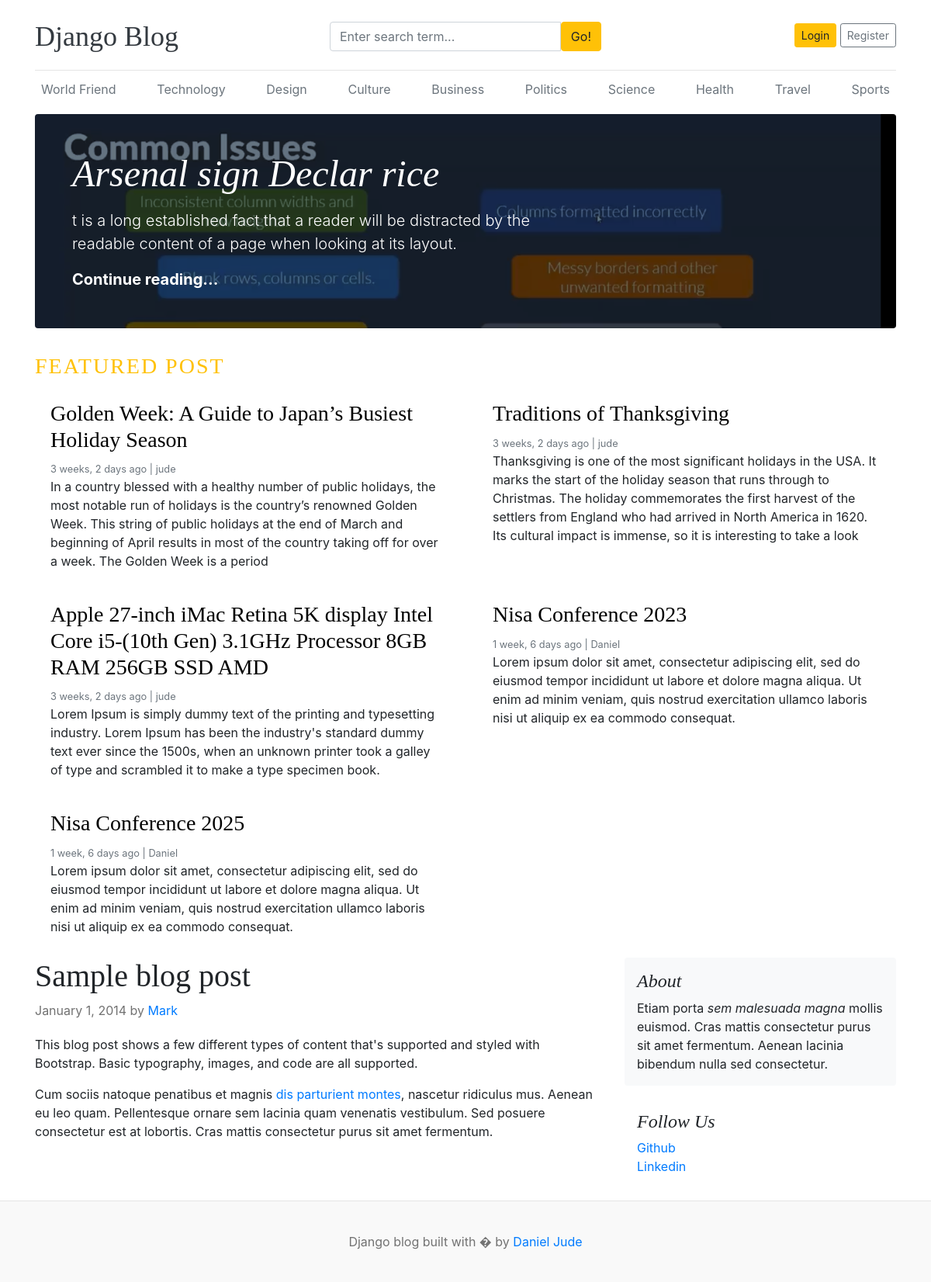
The page / on the database its author committed.
### blogs/models.py (models this page shows, shortened)
class Category(models.Model):
    category_name = models.CharField(max_length=100, unique=True)
    created_at = models.DateTimeField(auto_now_add=True)
    updated_at = models.DateTimeField(auto_now=True)
    class Meta:
        verbose_name_plural = "categories"

class Blog(models.Model):
    title =models.CharField(max_length=100)
    slug = models.SlugField(max_length=150, unique=True, blank=True)
    category = models.ForeignKey(Category, on_delete=models.CASCADE)
    author  = models.ForeignKey(User, on_delete=models.CASCADE)
    featured_image = models.ImageField(upload_to="uploads/%Y/%m/%d")
    short_description = models.TextField(max_length=500)
    blog_body = models.TextField(max_length=2000)
    status = models.IntegerField(choices=STATUS_CHOICES, default=0)
    is_featured = models.BooleanField(default=False)
    created_at = models.DateTimeField(auto_now_add=True)
    updated_at = models.DateTimeField(auto_now=True)

class SocialLink(models.Model):
    platform = models.CharField(max_length=30, unique=True)
    link = models.URLField(max_length=150)
    created_at = models.DateTimeField(auto_now_add=True)
    updated_at = models.DateTimeField(auto_now=True)

### blog_main/views.py (the view)
# urls.py: path("", views.home, name='home' ),
def home(request):
    is_featured = Blog.objects.filter(is_featured=True)
    return render(request, 'home.html', {'is_featured':is_featured})

### blogs/context_processors.py (called while the page is built)
def get_categories(request):
    categories = Category.objects.all()
    return dict(categories=categories)

def get_social_links(request):
    links = SocialLink.objects.all()
    return dict(links=links)

### templates/home.html (shortened to what this page needs)
{% extends 'base.html' %}
    {% block content %}
    {% for featured in is_featured  %}
      {% if forloop.first  %}
      <div
      class="jumbotron p-3 p-md-5 text-white rounded bg-dark"
      style="
        background-image: url({{featured.featured_image.url}});
        background-blend-mode: overlay;
        background-size: cover;
      "
    >
      <div class="col-md-8 px-0">
        <h1 class="display-4 font-italic">
          {{featured.title}}
        </h1>
        <p class="lead my-3">
          {{featured.short_description}}
        </p>
        <p class="lead mb-0">
          <a href="{% url 'slug' featured.slug %}" class="text-white font-weight-bold"
            >Continue reading...</a
          >
        </p>
      </div>
    </div>
      {% endif %}
    {% endfor %}
    <h3 class = "text-uppercase text-warning" style = "letter-spacing:2px;">Featured Post</h3>
    <div class="row mb-2">
      {% for featured in is_featured  %}
        {% if not forloop.first %}
        <div class="col-md-6">
          <div class="card border-0">
            <div class="card-body">
              <a href="{% url 'slug' featured.slug %}"style="text-decoration:none; color:black"><h3>{{featured.title}}</h3></a>
              <small class="mb-1 text-muted">{{featured.created_at | timesince}} ago | {{featured.author}}</small>
              <p class="card-text">
                {{featured.short_description}}
              </p>
            </div>
          </div>
        </div>
        {% endif %}
      {% endfor %}
    </div>
    <main role="main" class="container p-0">
      <div class="row">
        <div class="col-md-8 blog-main">
          <div class="blog-post">
            <h2 class="blog-post-title">Sample blog post</h2>
            <p class="blog-post-meta">
              January 1, 2014 by <a href="#">Mark</a>
            </p>
            <p>
              This blog post shows a few different types of content that's
              supported and styled with Bootstrap. Basic typography, images,
              and code are all supported.
            </p>
            <p>
              Cum sociis natoque penatibus et magnis
              <a href="#">dis parturient montes</a>, nascetur ridiculus mus.
              Aenean eu leo quam. Pellentesque ornare sem lacinia quam
              venenatis vestibulum. Sed posuere consectetur est at lobortis.
              Cras mattis consectetur purus sit amet fermentum.
            </p>
          </div>
        </div>
        <aside class="col-md-4 blog-sidebar">
          <div class="p-3 mb-3 bg-light rounded">
            <h4 class="font-italic">About</h4>
            <p class="mb-0">
              Etiam porta <em>sem malesuada magna</em> mollis euismod. Cras
              mattis consectetur purus sit amet fermentum. Aenean lacinia
              bibendum nulla sed consectetur.
            </p>
          </div>
         {% if links %}
         <div class="p-3">
          <h4 class="font-italic">Follow Us</h4>
          <ol class="list-unstyled">
            {% for link in links  %}
            <li><a href="#" target = "_blank">{{link.platform}}</a></li>
            {% endfor %}
          </ol>
        </div>
      </aside>
    </div>
         {% endif %}
    </main>
  </div>
     {% endblock %}

### templates/base.html (shortened to what this page needs)
{% load static %}
<!DOCTYPE html>
<html lang="en">
  <head>
    <link
      href="https://getbootstrap.com/docs/4.0/dist/css/bootstrap.min.css"
      rel="stylesheet"
    />
    <link href="{% static 'css/blog.css' %}" rel="stylesheet" />
    <link rel="stylesheet" href="https://cdnjs.cloudflare.com/ajax/libs/font-awesome/4.7.0/css/font-awesome.min.css">
  </head>
  <body>
    <div class="container">
      <header class="blog-header py-3">
        <div class="row flex-nowrap justify-content-between align-items-center">
          <div class="col-4 pt-1">
            <a class="blog-header-logo text-dark" href="/">Django Blog</a>
          </div>
          <div class="col-4 pt-1">
            <form action="{% url 'search' %}" method="GET">
            <div class="input-group">
                <input
                class="form-control"
                type="text"
                placeholder="Enter search term..."
                aria-label="Enter search term..."
                aria-describedby="button-search"
                name = "search"
              />
              <button type="submit" class="btn btn-warning" id="button-search" >
                Go!
              </button>
            </div>
          </form>
          </div>
         {% if not  user.is_authenticated %}
         <div class="col-4 d-flex justify-content-end align-items-center">
          <a class="btn btn-sm btn-warning" href="{% url 'login' %}">Login</a> &nbsp;
          <a class="btn btn-sm btn-outline-secondary" href="{% url 'register' %}">Register</a>
        </div>
         {% else %}
          <span>You are logged in as {{user}} &nbsp; <a  href = "{% url 'dashboard' %}" class = "btn btn-warning btn-sm">Dashboard</a></span>&nbsp; <a href="{% url 'logout' %}">Logout</a>
         {% endif %}
        </div>
      </header>
      <div class="nav-scroller py-1 mb-2">
       <nav class="nav d-flex justify-content-between">
        {% for category in categories  %}
        <a class="p-2 text-muted" href="{% url 'post_by_category' category.id %}">{{category.category_name}}</a>
        {% endfor %}
       </nav>
     </div>
      {% block content %}
      {% endblock %}
      <footer class="blog-footer">
        <p>Django blog built with � by <a href="#">Daniel Jude</a></p>
      </footer>
    </body>
</html>

### blog_main/static/css/blog.css (style rules this page uses)
.blog-header { border-bottom: 1px solid #e5e5e5; }
.blog-header-logo { font-family: "Playfair Display", Georgia, "Times New Roman", serif ; font-size: 2.25rem; }
h1, h2, h3, h4, h5, h6 { font-family: "Playfair Display", Georgia, "Times New Roman", serif ; }
.display-4 { font-size: 2.5rem; }
@media (min-width: 768px) { .display-4 { font-size: 3rem; } }
.blog-post { margin-bottom: 4rem; }
.blog-post-title { font-size: 2.5rem; }
.blog-post-meta { margin-bottom: 1.25rem; color: #727272; }
.blog-footer { padding: 2.5rem 0; color: #727272; text-align: center; background-color: #f9f9f9; border-top: 0.05rem solid #e5e5e5; }
.blog-footer p:last-child { margin-bottom: 0; }

### rows shown on the page
Category: category_name "World Friend"
Category: category_name "Technology"
Category: category_name "Design"
Category: category_name "Culture"
Category: category_name "Business"
Category: category_name "Politics"
Category: category_name "Science"
Category: category_name "Health"
Category: category_name "Travel"
Category: category_name "Sports"
Blog: featured_image (picture), title "Arsenal sign Declar rice", short_description "t is a long established fact that a reader will be distracted by the readable content of a page when looking at its layout."
Blog: title "Golden Week: A Guide to Japan’s Busiest Holiday Season", created_at "3 weeks, 2 days", author "jude", short_description "In a country blessed with a healthy number of public holidays, the most notable run of holidays is the country’s renowned Golden Week. This string of public holidays at the end of March and beginning of April results in most of the country taking off for over a week. The Golden Week is a period"
Blog: title "Traditions of Thanksgiving", created_at "3 weeks, 2 days", author "jude", short_description "Thanksgiving is one of the most significant holidays in the USA. It marks the start of the holiday season that runs through to Christmas. The holiday commemorates the first harvest of the settlers from England who had arrived in North America in 1620. Its cultural impact is immense, so it is interesting to take a look"
Blog: title "Apple 27-inch iMac Retina 5K display Intel Core i5-(10th Gen) 3.1GHz Processor 8GB RAM 256GB SSD AMD", created_at "3 weeks, 2 days", author "jude", short_description "Lorem Ipsum is simply dummy text of the printing and typesetting industry. Lorem Ipsum has been the industry's standard dummy text ever since the 1500s, when an unknown printer took a galley of type and scrambled it to make a type specimen book."
Blog: title "Nisa Conference 2023", created_at "1 week, 6 days", author "Daniel", short_description "Lorem ipsum dolor sit amet, consectetur adipiscing elit, sed do eiusmod tempor incididunt ut labore et dolore magna aliqua. Ut enim ad minim veniam, quis nostrud exercitation ullamco laboris nisi ut aliquip ex ea commodo consequat."
Blog: title "Nisa Conference 2025", created_at "1 week, 6 days", author "Daniel", short_description "Lorem ipsum dolor sit amet, consectetur adipiscing elit, sed do eiusmod tempor incididunt ut labore et dolore magna aliqua. Ut enim ad minim veniam, quis nostrud exercitation ullamco laboris nisi ut aliquip ex ea commodo consequat."
SocialLink: platform "Github"
SocialLink: platform "Linkedin"
